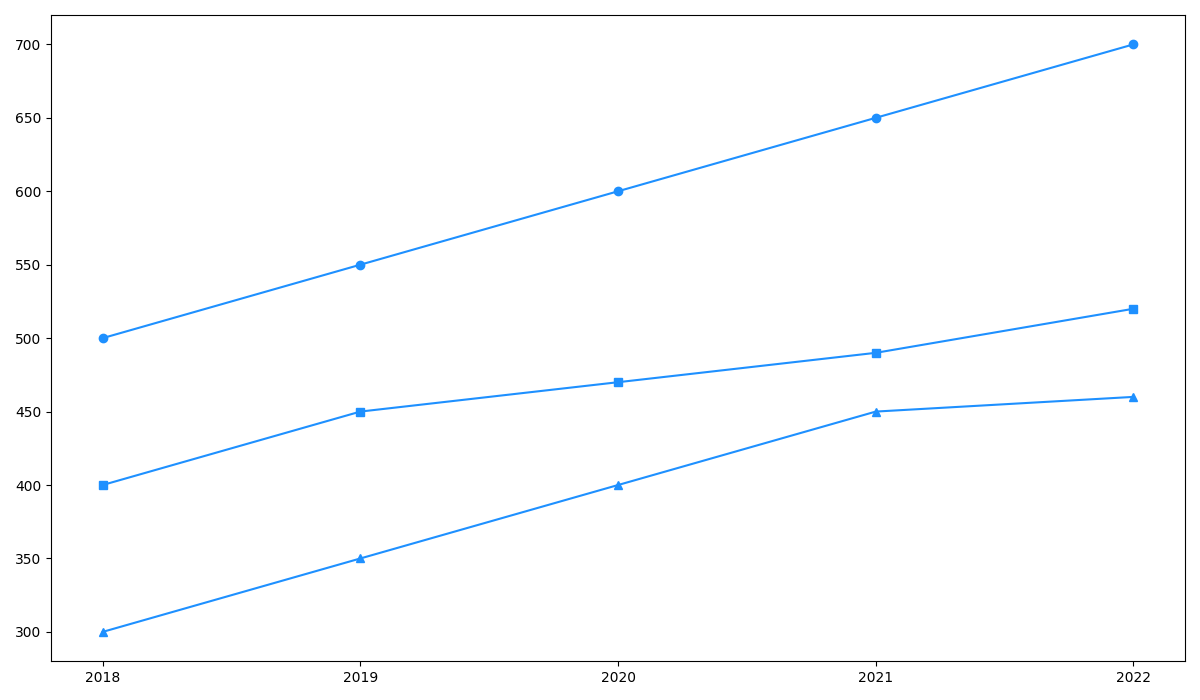

Reproduce this figure in Python.
import matplotlib.pyplot as plt
import numpy as np

years = np.array([2018, 2019, 2020, 2021, 2022])
city_zephyr = np.array([500, 550, 600, 650, 700])
city_aerios = np.array([400, 450, 470, 490, 520])
city_nimus = np.array([300, 350, 400, 450, 460])

fig, ax = plt.subplots(figsize=(12, 7))

# Using the same color for all data groups
ax.plot(years, city_zephyr, marker='o', linestyle='-', color='dodgerblue')
ax.plot(years, city_aerios, marker='s', linestyle='-', color='dodgerblue')
ax.plot(years, city_nimus, marker='^', linestyle='-', color='dodgerblue')

ax.set_xticks(years)

plt.tight_layout()

plt.show()
